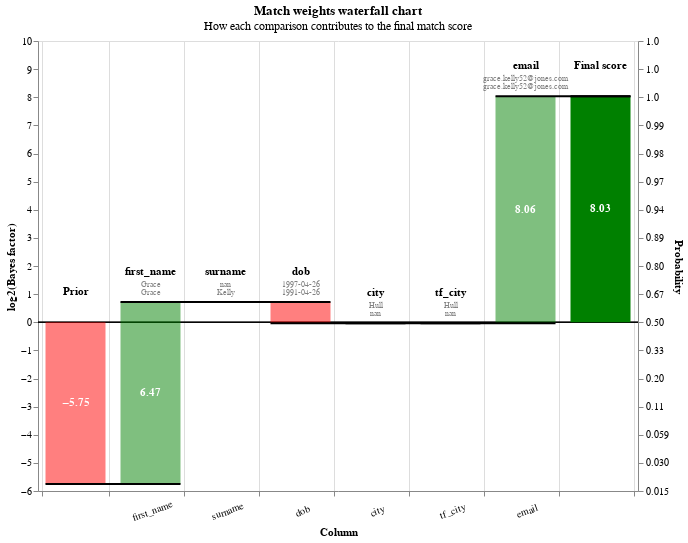

The notebook cell this image was saved under:
### Markdown cell above
You can also view rows in this dataset as a waterfall chart as follows:

### Code cell
from splink.charts import waterfall_chart
records_to_plot = df_e.as_pandas_dataframe().head(5).to_dict(orient="records")
waterfall_chart(records_to_plot, linker.settings_obj, filter_nulls=False)

### Figure 1 — Vega-Lite specification as saved in the notebook (floating-point values rounded to 4 significant figures)
{"config": {"view": {"continuousWidth": 400, "continuousHeight": 300}}, "params": [{"name": "record_number", "value": 0, "bind": {"input": "range", "min": 0, "max": 4, "step": 1}, "description": "Filter by the interation number"}], "title": {"text": "Match weights waterfall chart", "subtitle": "How each comparison contributes to the final match score"}, "transform": [{"filter": "(datum.record_number == record_number)"}, {"window": [{"op": "sum", "field": "log2_bayes_factor", "as": "sum"}, {"op": "lead", "field": "column_name", "as": "lead"}], "frame": [null, 0]}, {"calculate": "datum.column_name === \"Final score\" ? datum.sum - datum.log2_bayes_factor : datum.sum", "as": "sum"}, {"calculate": "datum.lead === null ? datum.column_name : datum.lead", "as": "lead"}, {"calculate": "datum.column_name === \"Final score\" || datum.column_name === \"Prior match weight\" ? 0 : datum.sum - datum.log2_bayes_factor", "as": "previous_sum"}, {"calculate": "datum.sum > datum.previous_sum ? datum.column_name : \"\"", "as": "top_label"}, {"calculate": "datum.sum < datum.previous_sum ? datum.column_name : \"\"", "as": "bottom_label"}, {"calculate": "datum.sum > datum.previous_sum ? datum.sum : datum.previous_sum", "as": "sum_top"}, {"calculate": "datum.sum < datum.previous_sum ? datum.sum : datum.previous_sum", "as": "sum_bottom"}, {"calculate": "(datum.sum + datum.previous_sum) / 2", "as": "center"}, {"calculate": "(datum.log2_bayes_factor > 0 ? \"+\" : \"\") + datum.log2_bayes_factor", "as": "text_log2_bayes_factor"}, {"calculate": "datum.sum < datum.previous_sum ? 4 : -4", "as": "dy"}, {"calculate": "datum.sum < datum.previous_sum ? \"top\" : \"bottom\"", "as": "baseline"}, {"calculate": "1. / (1 + pow(2, -1.*datum.sum))", "as": "prob"}, {"calculate": "0*datum.sum", "as": "zero"}], "layer": [{"layer": [{"mark": "rule", "encoding": {"y": {"field": "zero", "type": "quantitative"}, "size": {"value": 0.5}, "color": {"value": "black"}}}, {"mark": {"type": "bar", "width": 60}, "encoding": {"color": {"condition": {"value": "red", "test": "(datum.log2_bayes_factor < 0)"}, "value": "green"}, "opacity": {"condition": {"value": 1, "test": "datum.column_name == 'Prior match weight' || datum.column_name == 'Final score'"}, "value": 0.5}, "tooltip": [{"type": "nominal", "field": "column_name", "title": "Comparison column"}, {"type": "nominal", "field": "value_l", "title": "Value (L)"}, {"type": "nominal", "field": "value_r", "title": "Value (R)"}, {"type": "ordinal", "field": "label_for_charts", "title": "Label"}, {"type": "nominal", "field": "sql_condition", "title": "SQL condition"}, {"type": "nominal", "field": "comparison_vector_value", "title": "Comparison vector value"}, {"type": "quantitative", "field": "bayes_factor", "title": "Bayes factor = m/u", "format": ",.4f"}, {"type": "quantitative", "field": "log2_bayes_factor", "title": "Match weight = log2(m/u)", "format": ",.4f"}, {"type": "quantitative", "field": "prob", "format": ".4f", "title": "Adjusted match score"}, {"type": "nominal", "field": "bayes_factor_description", "title": "Match weight description"}], "x": {"type": "nominal", "axis": {"labelExpr": "datum.value == 'Prior' || datum.value == 'Final score' ? '' : datum.value", "labelAngle": -20, "labelAlign": "center", "labelPadding": 10, "title": "Column", "grid": true, "tickBand": "extent"}, "field": "column_name", "sort": {"field": "bar_sort_order", "order": "ascending"}}, "y": {"type": "quantitative", "axis": {"grid": false, "orient": "left", "title": "log2(Bayes factor)"}, "field": "previous_sum"}, "y2": {"field": "sum"}}}, {"mark": {"type": "text", "fontWeight": "bold"}, "encoding": {"color": {"value": "white"}, "text": {"condition": {"type": "nominal", "field": "log2_bayes_factor", "format": ".2f", "test": "abs(datum.log2_bayes_factor) > 1"}, "value": ""}, "x": {"type": "nominal", "axis": {"labelAngle": 0, "title": "Column"}, "field": "column_name", "sort": {"field": "bar_sort_order", "order": "ascending"}}, "y": {"type": "quantitative", "axis": {"orient": "left"}, "field": "center"}}}, {"mark": {"type": "text", "baseline": "bottom", "dy": -25, "fontWeight": "bold"}, "encoding": {"color": {"value": "black"}, "text": {"type": "nominal", "field": "column_name"}, "x": {"type": "nominal", "axis": {"labelAngle": 0, "title": "Column"}, "field": "column_name", "sort": {"field": "bar_sort_order", "order": "ascending"}}, "y": {"type": "quantitative", "field": "sum_top"}}}, {"mark": {"type": "text", "baseline": "bottom", "fontSize": 8, "dy": -13}, "encoding": {"color": {"value": "grey"}, "text": {"type": "nominal", "field": "value_l"}, "x": {"type": "nominal", "axis": {"labelAngle": 0, "title": "Column"}, "field": "column_name", "sort": {"field": "bar_sort_order", "order": "ascending"}}, "y": {"type": "quantitative", "field": "sum_top"}}}, {"mark": {"type": "text", "baseline": "bottom", "fontSize": 8, "dy": -5}, "encoding": {"color": {"value": "grey"}, "text": {"type": "nominal", "field": "value_r"}, "x": {"type": "nominal", "axis": {"labelAngle": 0, "title": "Column"}, "field": "column_name", "sort": {"field": "bar_sort_order", "order": "ascending"}}, "y": {"type": "quantitative", "field": "sum_top"}}}]}, {"mark": {"type": "rule", "color": "black", "strokeWidth": 2, "x2Offset": 30, "xOffset": -30}, "encoding": {"x": {"type": "nominal", "axis": {"labelAngle": 0, "title": "Column"}, "field": "column_name", "sort": {"field": "bar_sort_order", "order": "ascending"}}, "x2": {"field": "lead"}, "y": {"type": "quantitative", "axis": {"labelExpr": "format(1 / (1 + pow(2, -1*datum.value)), '.2r')", "orient": "right", "title": "Probability"}, "field": "sum", "scale": {"zero": false}}}}], "height": 450, "resolve": {"axis": {"y": "independent"}}, "width": {"step": 75}, "$schema": "https://vega.github.io/schema/vega-lite/v5.2.0.json", "data": {"values": [{"column_name": "Prior", "label_for_charts": "Starting match weight (prior)", "sql_condition": null, "log2_bayes_factor": -5.751, "bayes_factor": 0.01857, "comparison_vector_value": null, "m_probability": null, "u_probability": null, "bayes_factor_description": null, "value_l": "", "value_r": "", "term_frequency_adjustment": null, "bar_sort_order": 0, "record_number": 0}, {"column_name": "first_name", "label_for_charts": "exact_match", "sql_condition": "first_name_l = first_name_r", "log2_bayes_factor": 6.474, "bayes_factor": 88.92, "comparison_vector_value": 1, "m_probability": 0.5152, "u_probability": 0.005794, "bayes_factor_description": "If comparison level is `exact_match` then comparison is 88.92 times more likely to be a match", "value_l": "Grace", "value_r": "Grace", "term_frequency_adjustment": false, "bar_sort_order": 1, "record_number": 0}, {"column_name": "surname", "label_for_charts": "Null", "sql_condition": "surname_l IS NULL OR surname_r IS NULL", "log2_bayes_factor": 0.0, "bayes_factor": 1.0, "comparison_vector_value": -1, "m_probability": null, "u_probability": null, "bayes_factor_description": "If comparison level is `null` then comparison is 1.00 times more likely to be a match", "value_l": "nan", "value_r": "Kelly", "term_frequency_adjustment": false, "bar_sort_order": 2, "record_number": 0}, {"column_name": "dob", "label_for_charts": "All other comparisons", "sql_condition": "ELSE", "log2_bayes_factor": -0.7563, "bayes_factor": 0.592, "comparison_vector_value": 0, "m_probability": 0.591, "u_probability": 0.9983, "bayes_factor_description": "If comparison level is `all other comparisons` then comparison is  1.69 times less likely to be a match", "value_l": "1997-04-26", "value_r": "1991-04-26", "term_frequency_adjustment": false, "bar_sort_order": 3, "record_number": 0}, {"column_name": "city", "label_for_charts": "Null", "sql_condition": "city_l IS NULL OR city_r IS NULL", "log2_bayes_factor": 0.0, "bayes_factor": 1.0, "comparison_vector_value": -1, "m_probability": null, "u_probability": null, "bayes_factor_description": "If comparison level is `null` then comparison is 1.00 times more likely to be a match", "value_l": "Hull", "value_r": "nan", "term_frequency_adjustment": false, "bar_sort_order": 4, "record_number": 0}, {"column_name": "tf_city", "label_for_charts": "Null", "sql_condition": "city_l IS NULL OR city_r IS NULL", "log2_bayes_factor": 0.0, "bayes_factor": 1.0, "comparison_vector_value": -1, "m_probability": null, "u_probability": null, "bayes_factor_description": "If comparison level is `null` then comparison is 1.00 times more likely to be a match", "value_l": "Hull", "value_r": "nan", "term_frequency_adjustment": true, "bar_sort_order": 5, "record_number": 0}, {"column_name": "email", "label_for_charts": "exact_match", "sql_condition": "email_l = email_r", "log2_bayes_factor": 8.064, "bayes_factor": 267.7, "comparison_vector_value": 1, "m_probability": 0.5873, "u_probability": 0.002194, "bayes_factor_description": "If comparison level is `exact_match` then comparison is 267.69 times more likely to be a match", "value_l": "grace.kelly52@jones.com", "value_r": "grace.kelly52@jones.com", "term_frequency_adjustment": false, "bar_sort_order": 6, "record_number": 0}, {"column_name": "Final score", "label_for_charts": "Final score", "sql_condition": null, "log2_bayes_factor": 8.032, "bayes_factor": 261.7, "comparison_vector_value": null, "m_probability": null, "u_probability": null, "bayes_factor_description": null, "value_l": "", "value_r": "", "term_frequency_adjustment": null, "bar_sort_order": 7, "record_number": 0}, {"column_name": "Prior", "label_for_charts": "Starting match weight (prior)", "sql_condition": null, "log2_bayes_factor": -5.751, "bayes_factor": 0.01857, "comparison_vector_value": null, "m_probability": null, "u_probability": null, "bayes_factor_description": null, "value_l": "", "value_r": "", "term_frequency_adjustment": null, "bar_sort_order": 0, "record_number": 1}, {"column_name": "first_name", "label_for_charts": "exact_match", "sql_condition": "first_name_l = first_name_r", "log2_bayes_factor": 6.474, "bayes_factor": 88.92, "comparison_vector_value": 1, "m_probability": 0.5152, "u_probability": 0.005794, "bayes_factor_description": "If comparison level is `exact_match` then comparison is 88.92 times more likely to be a match", "value_l": "Evie", "value_r": "Evie", "term_frequency_adjustment": false, "bar_sort_order": 1, "record_number": 1}, {"column_name": "surname", "label_for_charts": "All other comparisons", "sql_condition": "ELSE", "log2_bayes_factor": -0.8702, "bayes_factor": 0.5471, "comparison_vector_value": 0, "m_probability": 0.5444, "u_probability": 0.9951, "bayes_factor_description": "If comparison level is `all other comparisons` then comparison is  1.83 times less likely to be a match", "value_l": "Dean", "value_r": "Jones", "term_frequency_adjustment": false, "bar_sort_order": 2, "record_number": 1}, {"column_name": "dob", "label_for_charts": "All other comparisons", "sql_condition": "ELSE", "log2_bayes_factor": -0.7563, "bayes_factor": 0.592, "comparison_vector_value": 0, "m_probability": 0.591, "u_probability": 0.9983, "bayes_factor_description": "If comparison level is `all other comparisons` then comparison is  1.69 times less likely to be a match", "value_l": "2015-03-03", "value_r": "2002-07-22", "term_frequency_adjustment": false, "bar_sort_order": 3, "record_number": 1}, {"column_name": "city", "label_for_charts": "Null", "sql_condition": "city_l IS NULL OR city_r IS NULL", "log2_bayes_factor": 0.0, "bayes_factor": 1.0, "comparison_vector_value": -1, "m_probability": null, "u_probability": null, "bayes_factor_description": "If comparison level is `null` then comparison is 1.00 times more likely to be a match", "value_l": "Pootsmruth", "value_r": "nan", "term_frequency_adjustment": false, "bar_sort_order": 4, "record_number": 1}, {"column_name": "tf_city", "label_for_charts": "Null", "sql_condition": "city_l IS NULL OR city_r IS NULL", "log2_bayes_factor": 0.0, "bayes_factor": 1.0, "comparison_vector_value": -1, "m_probability": null, "u_probability": null, "bayes_factor_description": "If comparison level is `null` then comparison is 1.00 times more likely to be a match", "value_l": "Pootsmruth", "value_r": "nan", "term_frequency_adjustment": true, "bar_sort_order": 5, "record_number": 1}, {"column_name": "email", "label_for_charts": "All other comparisons", "sql_condition": "ELSE", "log2_bayes_factor": -1.274, "bayes_factor": 0.4136, "comparison_vector_value": 0, "m_probability": 0.4127, "u_probability": 0.9978, "bayes_factor_description": "If comparison level is `all other comparisons` then comparison is  2.42 times less likely to be a match", "value_l": "evihd56@earris-bailey.net", "value_r": "eviejones@brewer-sparks.org", "term_frequency_adjustment": false, "bar_sort_order": 6, "record_number": 1}, {"column_name": "Final score", "label_for_charts": "Final score", "sql_condition": null, "log2_bayes_factor": -2.176, "bayes_factor": 0.2212, "comparison_vector_value": null, "m_probability": null, "u_probability": null, "bayes_factor_description": null, "value_l": "", "value_r": "", "term_frequency_adjustment": null, "bar_sort_order": 7, "record_number": 1}, {"column_name": "Prior", "label_for_charts": "Starting match weight (prior)", "sql_condition": null, "log2_bayes_factor": -5.751, "bayes_factor": 0.01857, "comparison_vector_value": null, "m_probability": null, "u_probability": null, "bayes_factor_description": null, "value_l": "", "value_r": "", "term_frequency_adjustment": null, "bar_sort_order": 0, "record_number": 2}, {"column_name": "first_name", "label_for_charts": "exact_match", "sql_condition": "first_name_l = first_name_r", "log2_bayes_factor": 6.474, "bayes_factor": 88.92, "comparison_vector_value": 1, "m_probability": 0.5152, "u_probability": 0.005794, "bayes_factor_description": "If comparison level is `exact_match` then comparison is 88.92 times more likely to be a match", "value_l": "Oliver", "value_r": "Oliver", "term_frequency_adjustment": false, "bar_sort_order": 1, "record_number": 2}, {"column_name": "surname", "label_for_charts": "All other comparisons", "sql_condition": "ELSE", "log2_bayes_factor": -0.8702, "bayes_factor": 0.5471, "comparison_vector_value": 0, "m_probability": 0.5444, "u_probability": 0.9951, "bayes_factor_description": "If comparison level is `all other comparisons` then comparison is  1.83 times less likely to be a match", "value_l": "Griffiths", "value_r": "Bird", "term_frequency_adjustment": false, "bar_sort_order": 2, "record_number": 2}, {"column_name": "dob", "label_for_charts": "All other comparisons", "sql_condition": "ELSE", "log2_bayes_factor": -0.7563, "bayes_factor": 0.592, "comparison_vector_value": 0, "m_probability": 0.591, "u_probability": 0.9983, "bayes_factor_description": "If comparison level is `all other comparisons` then comparison is  1.69 times less likely to be a match", "value_l": "1991-10-26", "value_r": "2000-02-27", "term_frequency_adjustment": false, "bar_sort_order": 3, "record_number": 2}, {"column_name": "city", "label_for_charts": "Null", "sql_condition": "city_l IS NULL OR city_r IS NULL", "log2_bayes_factor": 0.0, "bayes_factor": 1.0, "comparison_vector_value": -1, "m_probability": null, "u_probability": null, "bayes_factor_description": "If comparison level is `null` then comparison is 1.00 times more likely to be a match", "value_l": "Lunton", "value_r": "nan", "term_frequency_adjustment": false, "bar_sort_order": 4, "record_number": 2}, {"column_name": "tf_city", "label_for_charts": "Null", "sql_condition": "city_l IS NULL OR city_r IS NULL", "log2_bayes_factor": 0.0, "bayes_factor": 1.0, "comparison_vector_value": -1, "m_probability": null, "u_probability": null, "bayes_factor_description": "If comparison level is `null` then comparison is 1.00 times more likely to be a match", "value_l": "Lunton", "value_r": "nan", "term_frequency_adjustment": true, "bar_sort_order": 5, "record_number": 2}, {"column_name": "email", "label_for_charts": "All other comparisons", "sql_condition": "ELSE", "log2_bayes_factor": -1.274, "bayes_factor": 0.4136, "comparison_vector_value": 0, "m_probability": 0.4127, "u_probability": 0.9978, "bayes_factor_description": "If comparison level is `all other comparisons` then comparison is  2.42 times less likely to be a match", "value_l": "o.griffiths90@reyes-coleman.com", "value_r": "oliver.b@smith.net", "term_frequency_adjustment": false, "bar_sort_order": 6, "record_number": 2}, {"column_name": "Final score", "label_for_charts": "Final score", "sql_condition": null, "log2_bayes_factor": -2.176, "bayes_factor": 0.2212, "comparison_vector_value": null, "m_probability": null, "u_probability": null, "bayes_factor_description": null, "value_l": "", "value_r": "", "term_frequency_adjustment": null, "bar_sort_order": 7, "record_number": 2}, {"column_name": "Prior", "label_for_charts": "Starting match weight (prior)", "sql_condition": null, "log2_bayes_factor": -5.751, "bayes_factor": 0.01857, "comparison_vector_value": null, "m_probability": null, "u_probability": null, "bayes_factor_description": null, "value_l": "", "value_r": "", "term_frequency_adjustment": null, "bar_sort_order": 0, "record_number": 3}, {"column_name": "first_name", "label_for_charts": "exact_match", "sql_condition": "first_name_l = first_name_r", "log2_bayes_factor": 6.474, "bayes_factor": 88.92, "comparison_vector_value": 1, "m_probability": 0.5152, "u_probability": 0.005794, "bayes_factor_description": "If comparison level is `exact_match` then comparison is 88.92 times more likely to be a match", "value_l": "Caleb", "value_r": "Caleb", "term_frequency_adjustment": false, "bar_sort_order": 1, "record_number": 3}, {"column_name": "surname", "label_for_charts": "All other comparisons", "sql_condition": "ELSE", "log2_bayes_factor": -0.8702, "bayes_factor": 0.5471, "comparison_vector_value": 0, "m_probability": 0.5444, "u_probability": 0.9951, "bayes_factor_description": "If comparison level is `all other comparisons` then comparison is  1.83 times less likely to be a match", "value_l": "Rwoe", "value_r": "Scott", "term_frequency_adjustment": false, "bar_sort_order": 2, "record_number": 3}, {"column_name": "dob", "label_for_charts": "All other comparisons", "sql_condition": "ELSE", "log2_bayes_factor": -0.7563, "bayes_factor": 0.592, "comparison_vector_value": 0, "m_probability": 0.591, "u_probability": 0.9983, "bayes_factor_description": "If comparison level is `all other comparisons` then comparison is  1.69 times less likely to be a match", "value_l": "1992-11-20", "value_r": "2000-12-10", "term_frequency_adjustment": false, "bar_sort_order": 3, "record_number": 3}, {"column_name": "city", "label_for_charts": "Null", "sql_condition": "city_l IS NULL OR city_r IS NULL", "log2_bayes_factor": 0.0, "bayes_factor": 1.0, "comparison_vector_value": -1, "m_probability": null, "u_probability": null, "bayes_factor_description": "If comparison level is `null` then comparison is 1.00 times more likely to be a match", "value_l": "Liverpool", "value_r": "nan", "term_frequency_adjustment": false, "bar_sort_order": 4, "record_number": 3}, {"column_name": "tf_city", "label_for_charts": "Null", "sql_condition": "city_l IS NULL OR city_r IS NULL", "log2_bayes_factor": 0.0, "bayes_factor": 1.0, "comparison_vector_value": -1, "m_probability": null, "u_probability": null, "bayes_factor_description": "If comparison level is `null` then comparison is 1.00 times more likely to be a match", "value_l": "Liverpool", "value_r": "nan", "term_frequency_adjustment": true, "bar_sort_order": 5, "record_number": 3}, {"column_name": "email", "label_for_charts": "Null", "sql_condition": "email_l IS NULL OR email_r IS NULL", "log2_bayes_factor": 0.0, "bayes_factor": 1.0, "comparison_vector_value": -1, "m_probability": null, "u_probability": null, "bayes_factor_description": "If comparison level is `null` then comparison is 1.00 times more likely to be a match", "value_l": "nan", "value_r": "c.scott@brooks.com", "term_frequency_adjustment": false, "bar_sort_order": 6, "record_number": 3}, {"column_name": "Final score", "label_for_charts": "Final score", "sql_condition": null, "log2_bayes_factor": -0.9027, "bayes_factor": 0.5349, "comparison_vector_value": null, "m_probability": null, "u_probability": null, "bayes_factor_description": null, "value_l": "", "value_r": "", "term_frequency_adjustment": null, "bar_sort_order": 7, "record_number": 3}, {"column_name": "Prior", "label_for_charts": "Starting match weight (prior)", "sql_condition": null, "log2_bayes_factor": -5.751, "bayes_factor": 0.01857, "comparison_vector_value": null, "m_probability": null, "u_probability": null, "bayes_factor_description": null, "value_l": "", "value_r": "", "term_frequency_adjustment": null, "bar_sort_order": 0, "record_number": 4}, {"column_name": "first_name", "label_for_charts": "exact_match", "sql_condition": "first_name_l = first_name_r", "log2_bayes_factor": 6.474, "bayes_factor": 88.92, "comparison_vector_value": 1, "m_probability": 0.5152, "u_probability": 0.005794, "bayes_factor_description": "If comparison level is `exact_match` then comparison is 88.92 times more likely to be a match", "value_l": "Darcy", "value_r": "Darcy", "term_frequency_adjustment": false, "bar_sort_order": 1, "record_number": 4}, {"column_name": "surname", "label_for_charts": "All other comparisons", "sql_condition": "ELSE", "log2_bayes_factor": -0.8702, "bayes_factor": 0.5471, "comparison_vector_value": 0, "m_probability": 0.5444, "u_probability": 0.9951, "bayes_factor_description": "If comparison level is `all other comparisons` then comparison is  1.83 times less likely to be a match", "value_l": "Bernass", "value_r": "Rhodes", "term_frequency_adjustment": false, "bar_sort_order": 2, "record_number": 4}, {"column_name": "dob", "label_for_charts": "All other comparisons", "sql_condition": "ELSE", "log2_bayes_factor": -0.7563, "bayes_factor": 0.592, "comparison_vector_value": 0, "m_probability": 0.591, "u_probability": 0.9983, "bayes_factor_description": "If comparison level is `all other comparisons` then comparison is  1.69 times less likely to be a match", "value_l": "1986-02-04", "value_r": "1979-01-14", "term_frequency_adjustment": false, "bar_sort_order": 3, "record_number": 4}, {"column_name": "city", "label_for_charts": "All other comparisons", "sql_condition": "ELSE", "log2_bayes_factor": -1.208, "bayes_factor": 0.4327, "comparison_vector_value": 0, "m_probability": 0.4089, "u_probability": 0.9449, "bayes_factor_description": "If comparison level is `all other comparisons` then comparison is  2.31 times less likely to be a match", "value_l": "Southampton", "value_r": "Birmingham", "term_frequency_adjustment": false, "bar_sort_order": 4, "record_number": 4}, {"column_name": "tf_city", "label_for_charts": "All other comparisons", "sql_condition": "ELSE", "log2_bayes_factor": 0.0, "bayes_factor": 1.0, "comparison_vector_value": 0, "m_probability": 0.4089, "u_probability": 0.9449, "bayes_factor_description": "If comparison level is `all other comparisons` then comparison is  2.31 times less likely to be a match", "value_l": "Southampton", "value_r": "Birmingham", "term_frequency_adjustment": true, "bar_sort_order": 5, "record_number": 4}, {"column_name": "email", "label_for_charts": "All other comparisons", "sql_condition": "ELSE", "log2_bayes_factor": -1.274, "bayes_factor": 0.4136, "comparison_vector_value": 0, "m_probability": 0.4127, "u_probability": 0.9978, "bayes_factor_description": "If comparison level is `all other comparisons` then comparison is  2.42 times less likely to be a match", "value_l": "darcy.b@silva.com", "value_r": "drhodes16@johnson-robinson.com", "term_frequency_adjustment": false, "bar_sort_order": 6, "record_number": 4}, {"column_name": "Final score", "label_for_charts": "Final score", "sql_condition": null, "log2_bayes_factor": -3.385, "bayes_factor": 0.09574, "comparison_vector_value": null, "m_probability": null, "u_probability": null, "bayes_factor_description": null, "value_l": "", "value_r": "", "term_frequency_adjustment": null, "bar_sort_order": 7, "record_number": 4}]}}
